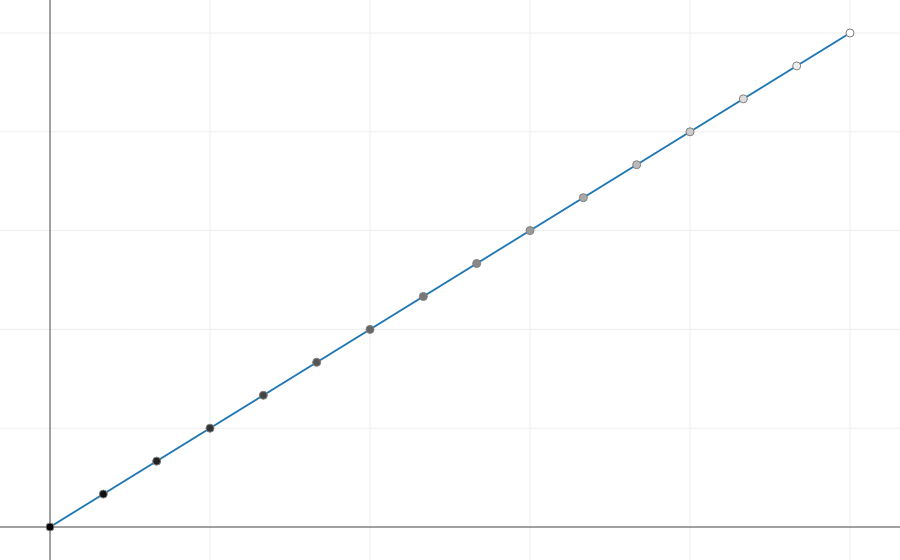

Here is the notebook cell this chart was saved with:
### Markdown cell above
### Exemplo 03
---
Identidade com *16* amostras.

### Code cell
%%time
N = 16
### Índices
i = [i for i in range(N)]
indice = ['índice {0}'.format(a) for a in i]
### Tabela de valores por eixo
t = np.array(i)/(N - 1)
### Visualização
cor = ['rgb({0}, {1}, {2})'.format(a*255, b*255, c*255) for a, b, c in zip(t, t, t)]
lut03 = [Scatter(x = t,
                 y = t,
                 line = {'dash': 'line'},
                 hovertext = indice,
                 marker = {'symbol': 'circle',
                           'size': 8,
                           'color': cor,
                           'line': {'color': 'rgb(128, 128, 128)',
                                     'width': 1}})]

layout = Layout(margin = {'l': 0, 'r': 0, 'b': 0, 't':0})
fig = Figure(data = lut03, layout = layout)
iplot(fig, filename = 'LUT1D_identity{0}'.format(N), show_link = False)

### Figure 1 — Plotly figure (JSON) as saved in the notebook; plotly's stock layout.template omitted (floating-point values rounded to 4 significant figures)
{"data": [{"hovertext": ["índice 0", "índice 1", "índice 2", "índice 3", "índice 4", "índice 5", "índice 6", "índice 7", "índice 8", "índice 9", "índice 10", "índice 11", "índice 12", "índice 13", "índice 14", "índice 15"], "line": {"dash": "line"}, "marker": {"color": ["rgb(0.0, 0.0, 0.0)", "rgb(17.0, 17.0, 17.0)", "rgb(34.0, 34.0, 34.0)", "rgb(51.0, 51.0, 51.0)", "rgb(68.0, 68.0, 68.0)", "rgb(85.0, 85.0, 85.0)", "rgb(102.0, 102.0, 102.0)", "rgb(119.0, 119.0, 119.0)", "rgb(136.0, 136.0, 136.0)", "rgb(153.0, 153.0, 153.0)", "rgb(170.0, 170.0, 170.0)", "rgb(187.0, 187.0, 187.0)", "rgb(204.0, 204.0, 204.0)", "rgb(221.0, 221.0, 221.0)", "rgb(238.0, 238.0, 238.0)", "rgb(255.0, 255.0, 255.0)"], "line": {"color": "rgb(128, 128, 128)", "width": 1}, "size": 8, "symbol": "circle"}, "type": "scatter", "x": [0, 0.06667, 0.1333, 0.2, 0.2667, 0.3333, 0.4, 0.4667, 0.5333, 0.6, 0.6667, 0.7333, 0.8, 0.8667, 0.9333, 1], "y": [0, 0.06667, 0.1333, 0.2, 0.2667, 0.3333, 0.4, 0.4667, 0.5333, 0.6, 0.6667, 0.7333, 0.8, 0.8667, 0.9333, 1]}], "layout": {"margin": {"b": 0, "l": 0, "r": 0, "t": 0}}}
